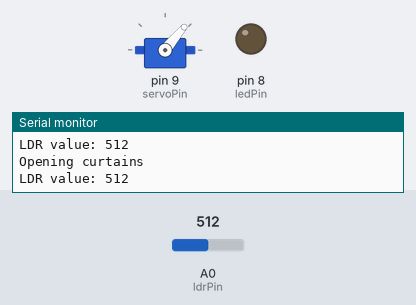
A sketch run on a simulated Arduino Uno, built with avr-gcc and run on an emulated ATmega328P. On the bench: servo, output pins drawn as LEDs (lit = HIGH), the last lines printed to the serial monitor. Inputs (shaded band) come from the test bench; at power-on: A0 (ldrPin) = 512.

Above: at 5.0 s.
5.1 s: A0 (ldrPin) set to 90
At 5.28 s:
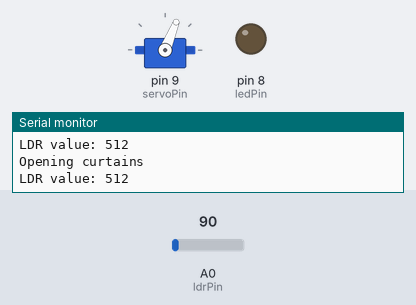
10.3 s: A0 (ldrPin) set to 76
At 15.2 s:
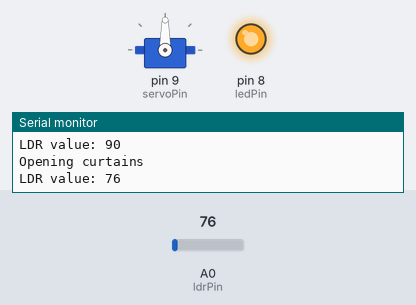
15.5 s: A0 (ldrPin) set to 122
At 19.7 s:
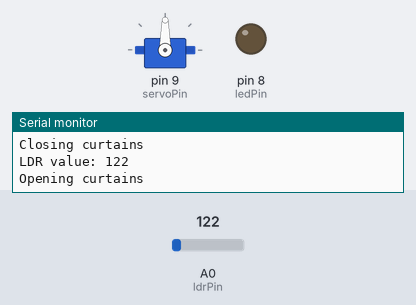
Timing chart, 0 to 26.7 s (numbered marks = the images above; inputs shaded):
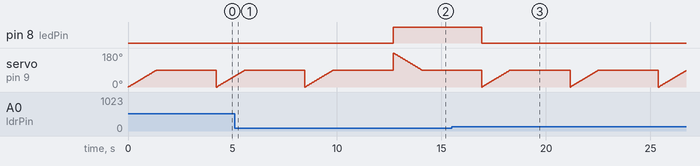

The sketch:

curtainSystem.ino.ino
```cpp
#include <Servo.h>

// Define the pin for the LDR sensor
const int ldrPin = A0;

// Define the pin for the servo motor
const int servoPin = 9;
const int ledPin = 8;

// Define the threshold value for the LDR sensor
const int ldrThreshold = 80;

// Define the angle values for the servo motor
const int closedAngle = 0;
const int openAngle = 180;
const int stepSize = 1; // the angle to move the servo each time

// Define the angle at which to stop the servo motor
const int stopAngle = 90;

// Create a Servo object to control the servo motor
Servo servo;

void setup() {
  // Start serial communication
  Serial.begin(9600);
  pinMode(ledPin, OUTPUT);

  // Attach the servo to the servo pin
  servo.attach(servoPin);

  // Set the initial angle of the servo motor to closed
  servo.write(closedAngle);
}

void loop() {
  // Read the value of the LDR sensor
  int ldrValue = analogRead(ldrPin);

  // Print the value of the LDR sensor
  Serial.print("LDR value: ");
  Serial.println(ldrValue);

  // Open the curtains if it's dark (i.e. LDR value is above the threshold)
  if (ldrValue > ldrThreshold) {
    // Move the servo motor to the open angle
    for (int i = closedAngle; i <= openAngle; i += stepSize) {
      servo.write(i);
      digitalWrite(ledPin, LOW);
      delay(15); // adjust this value to change the speed of the servo motor
      if (i == stopAngle) {
        // Stop the servo motor when it reaches the stop angle
        servo.detach();
      }
    }
    Serial.println("Opening curtains");
    delay(1000); // adjust this value to change how long the curtains stay open

    // Re-attach the servo to the servo pin
    servo.attach(servoPin);
    // Move the servo motor to the stop angle
    servo.write(stopAngle);
  } else {
    // Close the curtains if it's light (i.e. LDR value is below the threshold)
    // Move the servo motor to the closed angle
    for (int i = openAngle; i >= closedAngle; i -= stepSize) {
      servo.write(i);
      digitalWrite(ledPin, HIGH);
      delay(15); // adjust this value to change the speed of the servo motor
      if (i == stopAngle) {
        // Stop the servo motor when it reaches the stop angle
        servo.detach();
      }
    }
    Serial.println("Closing curtains");
    delay(1000); // adjust this value to change how long the curtains stay closed

    // Re-attach the servo to the servo pin
    servo.attach(servoPin);
    // Move the servo motor to the stop angle
    servo.write(stopAngle);
  }

  // Wait for a short period of time before checking the LDR sensor again
  delay(500);
}
```

Measured:
- the behaviour switches between 81 and 80 on A0 (ldrPin) (found by bisection; images 1 and 2)
- after the input at 10.3 s, pin 8 (ledPin): LOW → HIGH after 2.4 s
- after the input at 15.5 s, pin 8 (ledPin): HIGH → LOW after 1.4 s
- by itself, servo on pin 9 (servoPin): ramps from 0° to 90° and jumps back, once every 4.2 s
